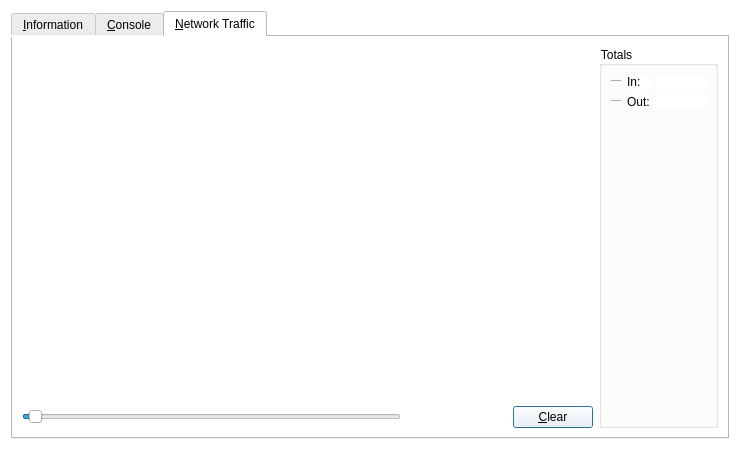
<?xml version="1.0" encoding="UTF-8"?>
<ui version="4.0">
 <class>RPCConsole</class>
 <widget class="QDialog" name="RPCConsole">
  <property name="geometry">
   <rect>
    <x>0</x>
    <y>0</y>
    <width>740</width>
    <height>450</height>
   </rect>
  </property>
  <property name="windowTitle">
   <string>PayPeer - Debug window</string>
  </property>
  <property name="styleSheet">
   <string notr="true">background-color: rgb(255, 255, 255);</string>
  </property>
  <layout class="QVBoxLayout" name="verticalLayout_2">
   <item>
    <widget class="QTabWidget" name="tabWidget">
     <property name="currentIndex">
      <number>2</number>
     </property>
     <widget class="QWidget" name="tab_info">
      <attribute name="title">
       <string>&amp;Information</string>
      </attribute>
      <layout class="QGridLayout" name="gridLayout" columnstretch="0,1">
       <property name="horizontalSpacing">
        <number>12</number>
       </property>
       <item row="0" column="0">
        <widget class="QLabel" name="label_9">
         <property name="font">
          <font>
           <weight>75</weight>
           <bold>true</bold>
          </font>
         </property>
         <property name="text">
          <string>PayPeer Core</string>
         </property>
        </widget>
       </item>
       <item row="1" column="0">
        <widget class="QLabel" name="label_5">
         <property name="text">
          <string>Client name</string>
         </property>
        </widget>
       </item>
       <item row="1" column="1">
        <widget class="QLabel" name="clientName">
         <property name="cursor">
          <cursorShape>IBeamCursor</cursorShape>
         </property>
         <property name="text">
          <string>N/A</string>
         </property>
         <property name="textFormat">
          <enum>Qt::PlainText</enum>
         </property>
         <property name="textInteractionFlags">
          <set>Qt::LinksAccessibleByMouse|Qt::TextSelectableByKeyboard|Qt::TextSelectableByMouse</set>
         </property>
        </widget>
       </item>
       <item row="2" column="0">
        <widget class="QLabel" name="label_6">
         <property name="text">
          <string>Client version</string>
         </property>
        </widget>
       </item>
       <item row="2" column="1">
        <widget class="QLabel" name="clientVersion">
         <property name="cursor">
          <cursorShape>IBeamCursor</cursorShape>
         </property>
         <property name="text">
          <string>N/A</string>
         </property>
         <property name="textFormat">
          <enum>Qt::PlainText</enum>
         </property>
         <property name="textInteractionFlags">
          <set>Qt::LinksAccessibleByMouse|Qt::TextSelectableByKeyboard|Qt::TextSelectableByMouse</set>
         </property>
        </widget>
       </item>
       <item row="3" column="0">
        <widget class="QLabel" name="label_14">
         <property name="text">
          <string>Using OpenSSL version</string>
         </property>
         <property name="indent">
          <number>10</number>
         </property>
        </widget>
       </item>
       <item row="3" column="1">
        <widget class="QLabel" name="openSSLVersion">
         <property name="cursor">
          <cursorShape>IBeamCursor</cursorShape>
         </property>
         <property name="text">
          <string>N/A</string>
         </property>
         <property name="textFormat">
          <enum>Qt::PlainText</enum>
         </property>
         <property name="textInteractionFlags">
          <set>Qt::LinksAccessibleByMouse|Qt::TextSelectableByKeyboard|Qt::TextSelectableByMouse</set>
         </property>
        </widget>
       </item>
       <item row="4" column="0">
        <widget class="QLabel" name="label_12">
         <property name="text">
          <string>Build date</string>
         </property>
        </widget>
       </item>
       <item row="4" column="1">
        <widget class="QLabel" name="buildDate">
         <property name="cursor">
          <cursorShape>IBeamCursor</cursorShape>
         </property>
         <property name="text">
          <string>N/A</string>
         </property>
         <property name="textFormat">
          <enum>Qt::PlainText</enum>
         </property>
         <property name="textInteractionFlags">
          <set>Qt::LinksAccessibleByMouse|Qt::TextSelectableByKeyboard|Qt::TextSelectableByMouse</set>
         </property>
        </widget>
       </item>
       <item row="5" column="0">
        <widget class="QLabel" name="label_13">
         <property name="text">
          <string>Startup time</string>
         </property>
        </widget>
       </item>
       <item row="5" column="1">
        <widget class="QLabel" name="startupTime">
         <property name="cursor">
          <cursorShape>IBeamCursor</cursorShape>
         </property>
         <property name="text">
          <string>N/A</string>
         </property>
         <property name="textFormat">
          <enum>Qt::PlainText</enum>
         </property>
         <property name="textInteractionFlags">
          <set>Qt::LinksAccessibleByMouse|Qt::TextSelectableByKeyboard|Qt::TextSelectableByMouse</set>
         </property>
        </widget>
       </item>
       <item row="6" column="0">
        <widget class="QLabel" name="label_11">
         <property name="font">
          <font>
           <weight>75</weight>
           <bold>true</bold>
          </font>
         </property>
         <property name="text">
          <string>Network</string>
         </property>
        </widget>
       </item>
       <item row="7" column="0">
        <widget class="QLabel" name="label_7">
         <property name="text">
          <string>Number of connections</string>
         </property>
        </widget>
       </item>
       <item row="7" column="1">
        <widget class="QLabel" name="numberOfConnections">
         <property name="cursor">
          <cursorShape>IBeamCursor</cursorShape>
         </property>
         <property name="text">
          <string>N/A</string>
         </property>
         <property name="textFormat">
          <enum>Qt::PlainText</enum>
         </property>
         <property name="textInteractionFlags">
          <set>Qt::LinksAccessibleByMouse|Qt::TextSelectableByKeyboard|Qt::TextSelectableByMouse</set>
         </property>
        </widget>
       </item>
       <item row="8" column="0">
        <widget class="QLabel" name="label_8">
         <property name="text">
          <string>On testnet</string>
         </property>
        </widget>
       </item>
       <item row="8" column="1">
        <widget class="QCheckBox" name="isTestNet">
         <property name="enabled">
          <bool>false</bool>
         </property>
         <property name="text">
          <string/>
         </property>
        </widget>
       </item>
       <item row="9" column="0">
        <widget class="QLabel" name="label_10">
         <property name="font">
          <font>
           <weight>75</weight>
           <bold>true</bold>
          </font>
         </property>
         <property name="text">
          <string>Block chain</string>
         </property>
        </widget>
       </item>
       <item row="10" column="0">
        <widget class="QLabel" name="label_3">
         <property name="text">
          <string>Current number of blocks</string>
         </property>
        </widget>
       </item>
       <item row="10" column="1">
        <widget class="QLabel" name="numberOfBlocks">
         <property name="cursor">
          <cursorShape>IBeamCursor</cursorShape>
         </property>
         <property name="text">
          <string>N/A</string>
         </property>
         <property name="textFormat">
          <enum>Qt::PlainText</enum>
         </property>
         <property name="textInteractionFlags">
          <set>Qt::LinksAccessibleByMouse|Qt::TextSelectableByKeyboard|Qt::TextSelectableByMouse</set>
         </property>
        </widget>
       </item>
       <item row="11" column="0">
        <widget class="QLabel" name="label_4">
         <property name="text">
          <string>Estimated total blocks</string>
         </property>
        </widget>
       </item>
       <item row="11" column="1">
        <widget class="QLabel" name="totalBlocks">
         <property name="cursor">
          <cursorShape>IBeamCursor</cursorShape>
         </property>
         <property name="text">
          <string>N/A</string>
         </property>
         <property name="textFormat">
          <enum>Qt::PlainText</enum>
         </property>
         <property name="textInteractionFlags">
          <set>Qt::LinksAccessibleByMouse|Qt::TextSelectableByKeyboard|Qt::TextSelectableByMouse</set>
         </property>
        </widget>
       </item>
       <item row="12" column="0">
        <widget class="QLabel" name="label_2">
         <property name="text">
          <string>Last block time</string>
         </property>
        </widget>
       </item>
       <item row="12" column="1">
        <widget class="QLabel" name="lastBlockTime">
         <property name="cursor">
          <cursorShape>IBeamCursor</cursorShape>
         </property>
         <property name="text">
          <string>N/A</string>
         </property>
         <property name="textFormat">
          <enum>Qt::PlainText</enum>
         </property>
         <property name="textInteractionFlags">
          <set>Qt::LinksAccessibleByMouse|Qt::TextSelectableByKeyboard|Qt::TextSelectableByMouse</set>
         </property>
        </widget>
       </item>
       <item row="13" column="0">
        <spacer name="verticalSpacer_2">
         <property name="orientation">
          <enum>Qt::Vertical</enum>
         </property>
         <property name="sizeHint" stdset="0">
          <size>
           <width>20</width>
           <height>20</height>
          </size>
         </property>
        </spacer>
       </item>
       <item row="14" column="0">
        <widget class="QLabel" name="labelDebugLogfile">
         <property name="font">
          <font>
           <weight>75</weight>
           <bold>true</bold>
          </font>
         </property>
         <property name="text">
          <string>Debug log file</string>
         </property>
        </widget>
       </item>
       <item row="15" column="0">
        <widget class="QPushButton" name="openDebugLogfileButton">
         <property name="toolTip">
          <string>Open the PayPeer debug log file from the current data directory. This can take a few seconds for large log files.</string>
         </property>
         <property name="text">
          <string>&amp;Open</string>
         </property>
         <property name="autoDefault">
          <bool>false</bool>
         </property>
        </widget>
       </item>
       <item row="16" column="0">
        <widget class="QLabel" name="labelCLOptions">
         <property name="font">
          <font>
           <weight>75</weight>
           <bold>true</bold>
          </font>
         </property>
         <property name="text">
          <string>Command-line options</string>
         </property>
        </widget>
       </item>
       <item row="17" column="0">
        <widget class="QPushButton" name="showCLOptionsButton">
         <property name="toolTip">
          <string>Show the PayPeer-Qt help message to get a list with possible PayPeer command-line options.</string>
         </property>
         <property name="text">
          <string>&amp;Show</string>
         </property>
         <property name="autoDefault">
          <bool>false</bool>
         </property>
        </widget>
       </item>
       <item row="18" column="0">
        <spacer name="verticalSpacer">
         <property name="orientation">
          <enum>Qt::Vertical</enum>
         </property>
         <property name="sizeHint" stdset="0">
          <size>
           <width>20</width>
           <height>40</height>
          </size>
         </property>
        </spacer>
       </item>
      </layout>
     </widget>
     <widget class="QWidget" name="tab_console">
      <attribute name="title">
       <string>&amp;Console</string>
      </attribute>
      <layout class="QVBoxLayout" name="verticalLayout_3">
       <property name="spacing">
        <number>3</number>
       </property>
       <item>
        <widget class="QTextEdit" name="messagesWidget">
         <property name="minimumSize">
          <size>
           <width>0</width>
           <height>100</height>
          </size>
         </property>
         <property name="readOnly">
          <bool>true</bool>
         </property>
         <property name="tabKeyNavigation" stdset="0">
          <bool>false</bool>
         </property>
         <property name="columnCount" stdset="0">
          <number>2</number>
         </property>
        </widget>
       </item>
       <item>
        <layout class="QHBoxLayout" name="horizontalLayout">
         <property name="spacing">
          <number>3</number>
         </property>
         <item>
          <widget class="QLabel" name="label">
           <property name="text">
            <string notr="true">&gt;</string>
           </property>
          </widget>
         </item>
         <item>
          <widget class="QLineEdit" name="lineEdit"/>
         </item>
         <item>
          <widget class="QPushButton" name="clearButton">
           <property name="maximumSize">
            <size>
             <width>24</width>
             <height>24</height>
            </size>
           </property>
           <property name="toolTip">
            <string>Clear console</string>
           </property>
           <property name="text">
            <string/>
           </property>
           <property name="icon">
            <iconset resource="../bitcoin.qrc">
             <normaloff>:/icons/remove</normaloff>:/icons/remove</iconset>
           </property>
           <property name="shortcut">
            <string notr="true">Ctrl+L</string>
           </property>
           <property name="autoDefault">
            <bool>false</bool>
           </property>
          </widget>
         </item>
        </layout>
       </item>
      </layout>
     </widget>
     <widget class="QWidget" name="tab">
      <attribute name="title">
       <string>&amp;Network Traffic</string>
      </attribute>
      <layout class="QHBoxLayout" name="horizontalLayout_3">
       <item>
        <layout class="QVBoxLayout" name="verticalLayout_4">
         <item>
          <widget class="TrafficGraphWidget" name="trafficGraph" native="true">
           <property name="sizePolicy">
            <sizepolicy hsizetype="Expanding" vsizetype="Expanding">
             <horstretch>0</horstretch>
             <verstretch>0</verstretch>
            </sizepolicy>
           </property>
          </widget>
         </item>
         <item>
          <layout class="QHBoxLayout" name="horizontalLayout_2">
           <item>
            <widget class="QSlider" name="sldGraphRange">
             <property name="minimum">
              <number>1</number>
             </property>
             <property name="maximum">
              <number>288</number>
             </property>
             <property name="pageStep">
              <number>12</number>
             </property>
             <property name="value">
              <number>6</number>
             </property>
             <property name="orientation">
              <enum>Qt::Horizontal</enum>
             </property>
            </widget>
           </item>
           <item>
            <widget class="QLabel" name="lblGraphRange">
             <property name="minimumSize">
              <size>
               <width>100</width>
               <height>0</height>
              </size>
             </property>
             <property name="alignment">
              <set>Qt::AlignCenter</set>
             </property>
            </widget>
           </item>
           <item>
            <widget class="QPushButton" name="btnClearTrafficGraph">
             <property name="text">
              <string>&amp;Clear</string>
             </property>
            </widget>
           </item>
          </layout>
         </item>
        </layout>
       </item>
       <item>
        <layout class="QVBoxLayout" name="verticalLayout">
         <item>
          <widget class="QGroupBox" name="groupBox">
           <property name="title">
            <string>Totals</string>
           </property>
           <layout class="QVBoxLayout" name="verticalLayout_5">
            <item>
             <layout class="QHBoxLayout" name="horizontalLayout_4">
              <item>
               <widget class="Line" name="line">
                <property name="sizePolicy">
                 <sizepolicy hsizetype="Fixed" vsizetype="Fixed">
                  <horstretch>0</horstretch>
                  <verstretch>0</verstretch>
                 </sizepolicy>
                </property>
                <property name="minimumSize">
                 <size>
                  <width>10</width>
                  <height>0</height>
                 </size>
                </property>
                <property name="palette">
                 <palette>
                  <active>
                   <colorrole role="Button">
                    <brush brushstyle="SolidPattern">
                     <color alpha="255">
                      <red>255</red>
                      <green>255</green>
                      <blue>255</blue>
                     </color>
                    </brush>
                   </colorrole>
                   <colorrole role="Light">
                    <brush brushstyle="SolidPattern">
                     <color alpha="255">
                      <red>0</red>
                      <green>255</green>
                      <blue>0</blue>
                     </color>
                    </brush>
                   </colorrole>
                   <colorrole role="Base">
                    <brush brushstyle="SolidPattern">
                     <color alpha="255">
                      <red>255</red>
                      <green>255</green>
                      <blue>255</blue>
                     </color>
                    </brush>
                   </colorrole>
                   <colorrole role="Window">
                    <brush brushstyle="SolidPattern">
                     <color alpha="255">
                      <red>255</red>
                      <green>255</green>
                      <blue>255</blue>
                     </color>
                    </brush>
                   </colorrole>
                  </active>
                  <inactive>
                   <colorrole role="Button">
                    <brush brushstyle="SolidPattern">
                     <color alpha="255">
                      <red>255</red>
                      <green>255</green>
                      <blue>255</blue>
                     </color>
                    </brush>
                   </colorrole>
                   <colorrole role="Light">
                    <brush brushstyle="SolidPattern">
                     <color alpha="255">
                      <red>0</red>
                      <green>255</green>
                      <blue>0</blue>
                     </color>
                    </brush>
                   </colorrole>
                   <colorrole role="Base">
                    <brush brushstyle="SolidPattern">
                     <color alpha="255">
                      <red>255</red>
                      <green>255</green>
                      <blue>255</blue>
                     </color>
                    </brush>
                   </colorrole>
                   <colorrole role="Window">
                    <brush brushstyle="SolidPattern">
                     <color alpha="255">
                      <red>255</red>
                      <green>255</green>
                      <blue>255</blue>
                     </color>
                    </brush>
                   </colorrole>
                  </inactive>
                  <disabled>
                   <colorrole role="Button">
                    <brush brushstyle="SolidPattern">
                     <color alpha="255">
                      <red>255</red>
                      <green>255</green>
                      <blue>255</blue>
                     </color>
                    </brush>
                   </colorrole>
                   <colorrole role="Light">
                    <brush brushstyle="SolidPattern">
                     <color alpha="255">
                      <red>0</red>
                      <green>255</green>
                      <blue>0</blue>
                     </color>
                    </brush>
                   </colorrole>
                   <colorrole role="Base">
                    <brush brushstyle="SolidPattern">
                     <color alpha="255">
                      <red>255</red>
                      <green>255</green>
                      <blue>255</blue>
                     </color>
                    </brush>
                   </colorrole>
                   <colorrole role="Window">
                    <brush brushstyle="SolidPattern">
                     <color alpha="255">
                      <red>255</red>
                      <green>255</green>
                      <blue>255</blue>
                     </color>
                    </brush>
                   </colorrole>
                  </disabled>
                 </palette>
                </property>
                <property name="orientation">
                 <enum>Qt::Horizontal</enum>
                </property>
               </widget>
              </item>
              <item>
               <widget class="QLabel" name="label_16">
                <property name="text">
                 <string>In:</string>
                </property>
               </widget>
              </item>
              <item>
               <widget class="QLabel" name="lblBytesIn">
                <property name="minimumSize">
                 <size>
                  <width>50</width>
                  <height>0</height>
                 </size>
                </property>
                <property name="alignment">
                 <set>Qt::AlignRight|Qt::AlignTrailing|Qt::AlignVCenter</set>
                </property>
               </widget>
              </item>
             </layout>
            </item>
            <item>
             <layout class="QHBoxLayout" name="horizontalLayout_5">
              <item>
               <widget class="Line" name="line_2">
                <property name="sizePolicy">
                 <sizepolicy hsizetype="Fixed" vsizetype="Fixed">
                  <horstretch>0</horstretch>
                  <verstretch>0</verstretch>
                 </sizepolicy>
                </property>
                <property name="minimumSize">
                 <size>
                  <width>10</width>
                  <height>0</height>
                 </size>
                </property>
                <property name="palette">
                 <palette>
                  <active>
                   <colorrole role="Button">
                    <brush brushstyle="SolidPattern">
                     <color alpha="255">
                      <red>255</red>
                      <green>255</green>
                      <blue>255</blue>
                     </color>
                    </brush>
                   </colorrole>
                   <colorrole role="Light">
                    <brush brushstyle="SolidPattern">
                     <color alpha="255">
                      <red>255</red>
                      <green>0</green>
                      <blue>0</blue>
                     </color>
                    </brush>
                   </colorrole>
                   <colorrole role="Base">
                    <brush brushstyle="SolidPattern">
                     <color alpha="255">
                      <red>255</red>
                      <green>255</green>
                      <blue>255</blue>
                     </color>
                    </brush>
                   </colorrole>
                   <colorrole role="Window">
                    <brush brushstyle="SolidPattern">
                     <color alpha="255">
                      <red>255</red>
                      <green>255</green>
                      <blue>255</blue>
                     </color>
                    </brush>
                   </colorrole>
                  </active>
                  <inactive>
                   <colorrole role="Button">
                    <brush brushstyle="SolidPattern">
                     <color alpha="255">
                      <red>255</red>
                      <green>255</green>
                      <blue>255</blue>
                     </color>
                    </brush>
                   </colorrole>
                   <colorrole role="Light">
                    <brush brushstyle="SolidPattern">
                     <color alpha="255">
                      <red>255</red>
                      <green>0</green>
                      <blue>0</blue>
                     </color>
                    </brush>
                   </colorrole>
                   <colorrole role="Base">
                    <brush brushstyle="SolidPattern">
                     <color alpha="255">
                      <red>255</red>
                      <green>255</green>
                      <blue>255</blue>
                     </color>
                    </brush>
                   </colorrole>
                   <colorrole role="Window">
                    <brush brushstyle="SolidPattern">
                     <color alpha="255">
                      <red>255</red>
                      <green>255</green>
                      <blue>255</blue>
                     </color>
                    </brush>
                   </colorrole>
                  </inactive>
                  <disabled>
                   <colorrole role="Button">
                    <brush brushstyle="SolidPattern">
                     <color alpha="255">
                      <red>255</red>
                      <green>255</green>
                      <blue>255</blue>
                     </color>
                    </brush>
                   </colorrole>
                   <colorrole role="Light">
                    <brush brushstyle="SolidPattern">
                     <color alpha="255">
                      <red>255</red>
                      <green>0</green>
                      <blue>0</blue>
                     </color>
                    </brush>
                   </colorrole>
                   <colorrole role="Base">
                    <brush brushstyle="SolidPattern">
                     <color alpha="255">
                      <red>255</red>
                      <green>255</green>
                      <blue>255</blue>
                     </color>
                    </brush>
                   </colorrole>
                   <colorrole role="Window">
                    <brush brushstyle="SolidPattern">
                     <color alpha="255">
                      <red>255</red>
                      <green>255</green>
                      <blue>255</blue>
                     </color>
                    </brush>
                   </colorrole>
                  </disabled>
                 </palette>
                </property>
                <property name="orientation">
                 <enum>Qt::Horizontal</enum>
                </property>
               </widget>
              </item>
              <item>
               <widget class="QLabel" name="label_17">
                <property name="text">
                 <string>Out:</string>
                </property>
               </widget>
              </item>
              <item>
               <widget class="QLabel" name="lblBytesOut">
                <property name="minimumSize">
                 <size>
                  <width>50</width>
                  <height>0</height>
                 </size>
                </property>
                <property name="alignment">
                 <set>Qt::AlignRight|Qt::AlignTrailing|Qt::AlignVCenter</set>
                </property>
               </widget>
              </item>
             </layout>
            </item>
            <item>
             <spacer name="verticalSpacer_4">
              <property name="orientation">
               <enum>Qt::Vertical</enum>
              </property>
              <property name="sizeHint" stdset="0">
               <size>
                <width>20</width>
                <height>407</height>
               </size>
              </property>
             </spacer>
            </item>
           </layout>
          </widget>
         </item>
        </layout>
       </item>
      </layout>
     </widget>
    </widget>
   </item>
  </layout>
 </widget>
 <customwidgets>
  <customwidget>
   <class>TrafficGraphWidget</class>
   <extends>QWidget</extends>
   <header>trafficgraphwidget.h</header>
   <container>1</container>
   <slots>
    <slot>clear()</slot>
   </slots>
  </customwidget>
 </customwidgets>
 <resources>
  <include location="../bitcoin.qrc"/>
 </resources>
 <connections/>
</ui>
